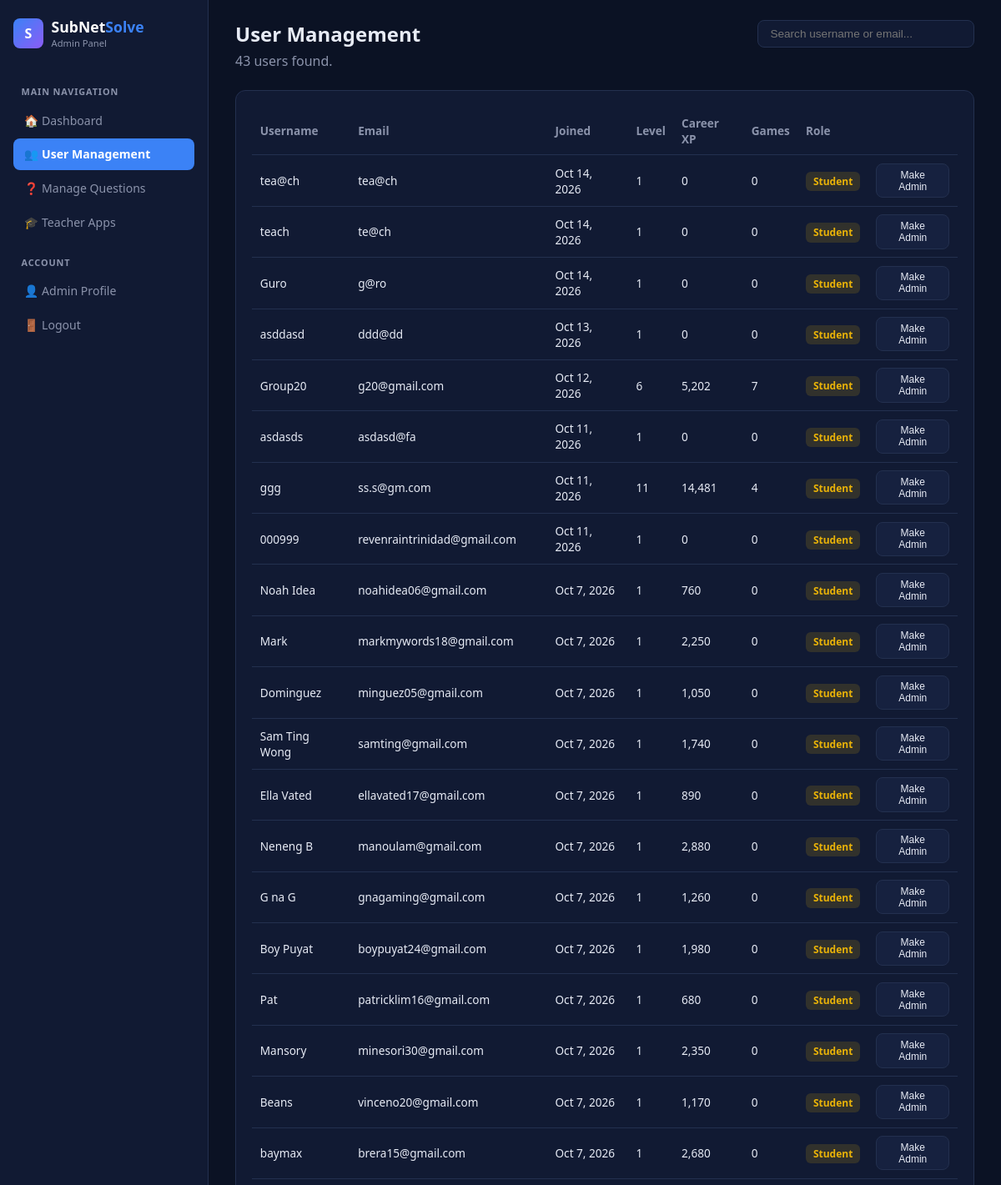
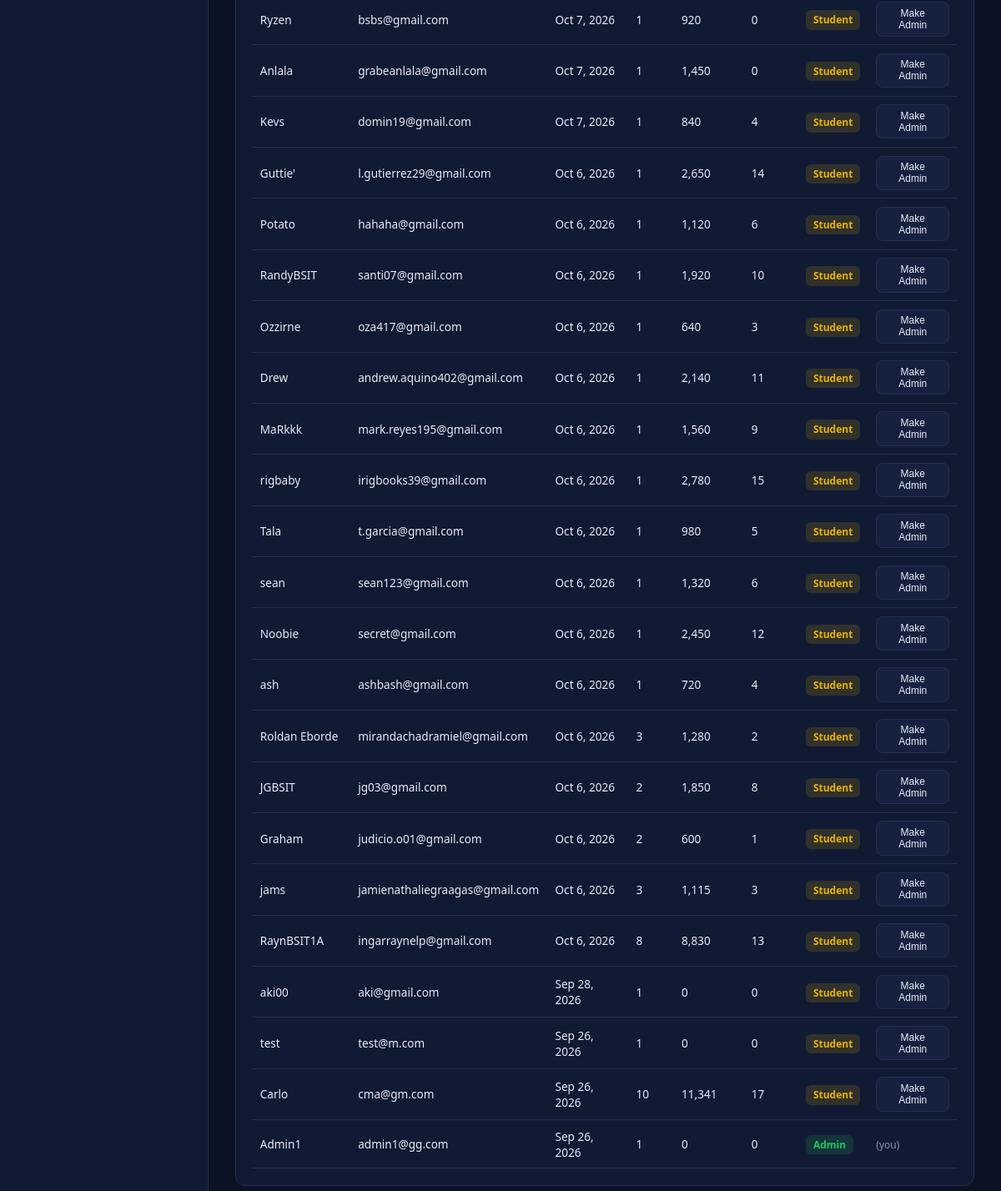
The app's page /admin/reports.php (signed in), older data (2 pictures, top to bottom).
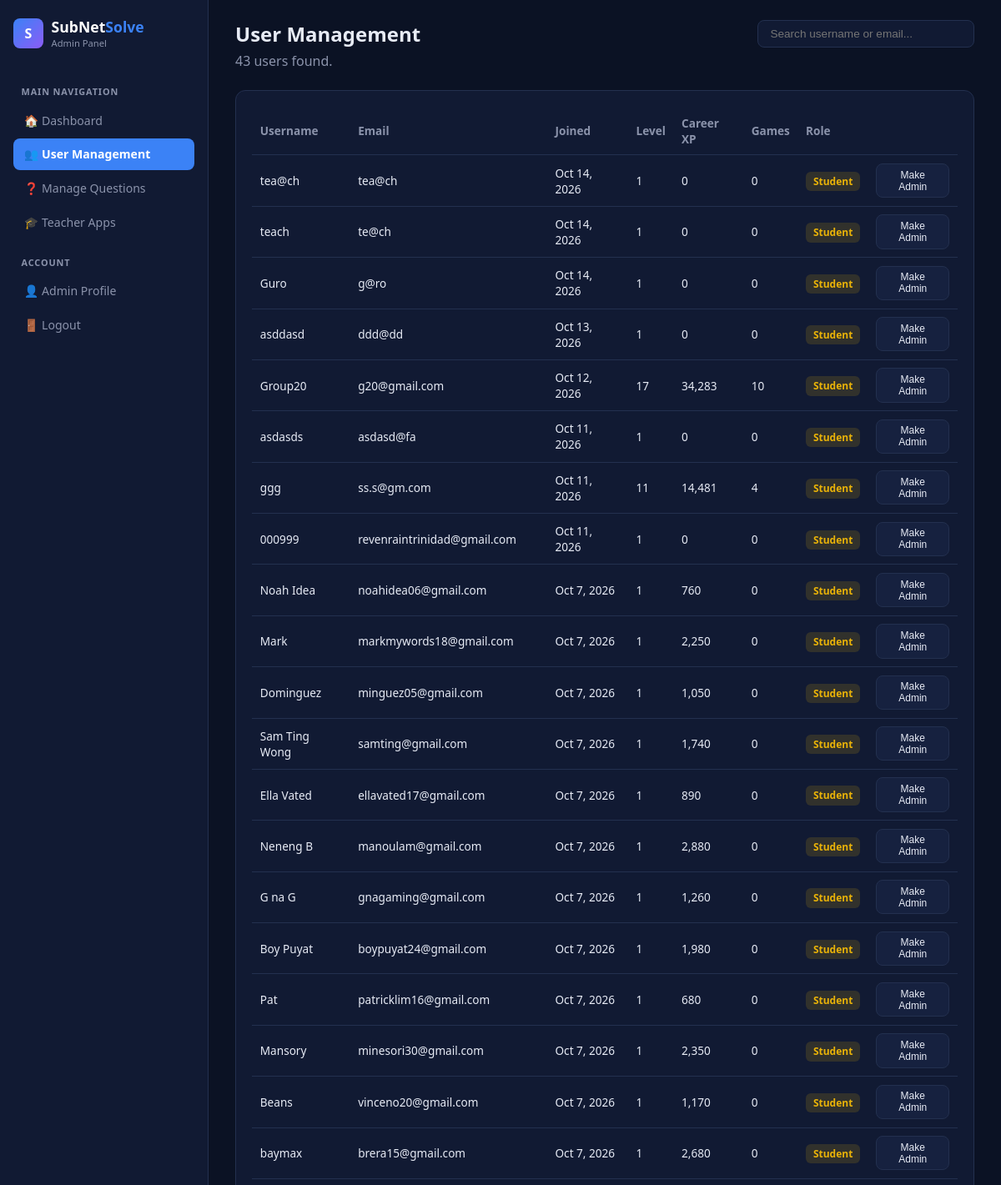
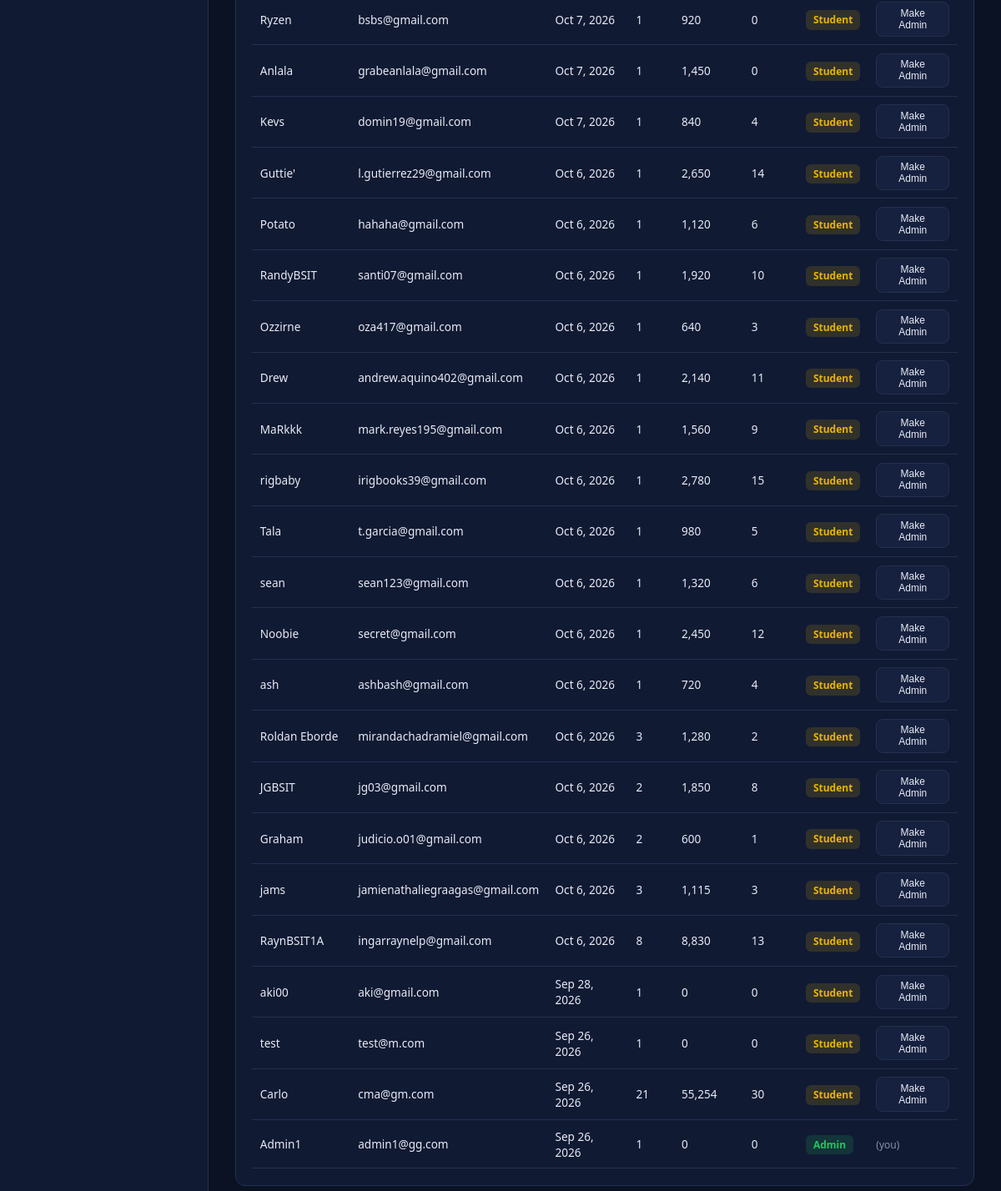
The same page, newer data (2 pictures, top to bottom).
### tables this page shows
CREATE TABLE `user_progress` (
  `user_id` int(11) NOT NULL,
  `level` int(11) NOT NULL DEFAULT 1,
  `career_xp` int(11) NOT NULL DEFAULT 0,
  `total_xp` int(11) NOT NULL DEFAULT 0,
  `xp_to_next_level` int(11) NOT NULL DEFAULT 500,
  `lessons_completed` int(11) NOT NULL DEFAULT 0,
  `quizzes_completed` int(11) NOT NULL DEFAULT 0,
  `total_correct` int(11) NOT NULL DEFAULT 0,
  `total_wrong` int(11) NOT NULL DEFAULT 0,
  `current_streak` int(11) NOT NULL DEFAULT 0,
  `last_activity_date` date DEFAULT NULL,
  `last_daily_challenge_date` date DEFAULT NULL
);

CREATE TABLE `users` (
  `id` int(11) NOT NULL,
  `username` varchar(50) NOT NULL,
  `email` varchar(100) NOT NULL,
  `password` varchar(255) NOT NULL,
  `avatar` varchar(30) NOT NULL DEFAULT 'fox',
  `is_admin` tinyint(1) NOT NULL DEFAULT 0,
  `created_at` datetime NOT NULL,
  `is_teacher` tinyint(1) DEFAULT 0,
  `teacher_status` enum('none','pending','approved','rejected') DEFAULT 'none'
);

### admin/reports.php (the view, shortened to what this page needs)
<?php
require "../config.php";
$myId = $_SESSION["user_id"];
$search = trim($_GET["q"] ?? "");
$where = $search !== "" ? "WHERE u.username LIKE '%" . mysqli_real_escape_string($conn, $search) . "%' OR u.email LIKE '%" . mysqli_real_escape_string($conn, $search) . "%'" : "";
$result = mysqli_query($conn, "SELECT u.id, u.username, u.email, u.is_admin, u.created_at, up.level, up.career_xp, up.quizzes_completed
    FROM users u LEFT JOIN user_progress up ON up.user_id = u.id
    $where ORDER BY u.created_at DESC LIMIT 200");
$users = mysqli_fetch_all($result, MYSQLI_ASSOC);
?>
<!DOCTYPE html>
<html lang="en">
<head>
    <link rel="stylesheet" href="../dash.css">
    <link rel="stylesheet" href="../game.css">
    <link rel="stylesheet" href="../admin.css">
</head>
<body>
<div class="admin-layout">
    <aside class="admin-sidebar">
        <div class="brand" style="margin-bottom:1.5rem;">
            <div class="logo">S</div>
            <div><h1>SubNet<span>Solve</span></h1><p>Admin Panel</p></div>
        </div>
        <div class="admin-nav-label">MAIN NAVIGATION</div>
        <a href="dashboard.php" class="admin-nav-link">🏠 Dashboard</a>
        <a href="users.php" class="admin-nav-link active">👥 User Management</a>
        <a href="manage_questions.php" class="admin-nav-link">❓ Manage Questions</a>
        <a href="teacher_applications.php" class="admin-nav-link">🎓 Teacher Apps</a>
        <div class="admin-nav-label">ACCOUNT</div>
        <a href="profile.php" class="admin-nav-link">👤 Admin Profile</a>
        <a href="../logout.php" class="admin-nav-link">🚪 Logout</a>
    </aside>
    <main class="admin-main">
        <div class="admin-topbar">
            <div>
                <h2 style="margin:0 0 0.3rem;">User Management</h2>
                <p style="color:var(--text-dim); margin:0;"><?= count($users) ?> user<?= count($users) === 1 ? "" : "s" ?> found.</p>
            </div>
            <form method="GET">
                <input type="text" name="q" value="<?= htmlspecialchars($search) ?>" placeholder="Search username or email..."
                    style="background:var(--panel); border:1px solid var(--border); color:var(--text); padding:0.5rem 0.9rem; border-radius:8px; font-size:0.85rem; width:260px;">
            </form>
        </div>
        <div class="admin-panel">
            <table class="admin-table">
                <tr><th>Username</th><th>Email</th><th>Joined</th><th>Level</th><th>Career XP</th><th>Games</th><th>Role</th><th></th></tr>
                <?php foreach ($users as $u): ?>
                    <tr>
                        <td><?= htmlspecialchars($u["username"]) ?></td>
                        <td><?= htmlspecialchars($u["email"]) ?></td>
                        <td><?= date("M j, Y", strtotime($u["created_at"])) ?></td>
                        <td><?= $u["level"] ?? "—" ?></td>
                        <td><?= number_format($u["career_xp"] ?? 0) ?></td>
                        <td><?= $u["quizzes_completed"] ?? 0 ?></td>
                        <td>
                            <?php if ($u["is_admin"]): ?>
                                <span class="status-pill in_progress">Admin</span>
                            <?php else: ?>
                                <span class="status-pill waiting">Student</span>
                            <?php endif; ?>
                        </td>
                        <td>
                            <?php if ((int) $u["id"] !== (int) $myId): ?>
                                <form method="POST" onsubmit="return confirm('<?= $u['is_admin'] ? 'Remove admin access' : 'Grant admin access' ?> for <?= htmlspecialchars($u['username']) ?>?')">
                                    <button type="submit" class="btn btn-secondary" style="padding:0.35rem 0.7rem; font-size:0.75rem;">
                                        <?= $u["is_admin"] ? "Remove Admin" : "Make Admin" ?>
                                    </button>
                                </form>
                            <?php else: ?>
                                <span style="color:var(--text-dim); font-size:0.75rem;">(you)</span>
                            <?php endif; ?>
                        </td>
                    </tr>
                <?php endforeach; ?>
            </table>
        </div>
    </main>
</div>
</body>
</html>

Row changes from the older to the newer data that the page shows:
changed user_progress "Group20": level "6" → "17"; career_xp "5,202" → "34,283"; quizzes_completed "7" → "10"
changed user_progress "Carlo": level "10" → "21"; career_xp "11,341" → "55,254"; quizzes_completed "17" → "30"
